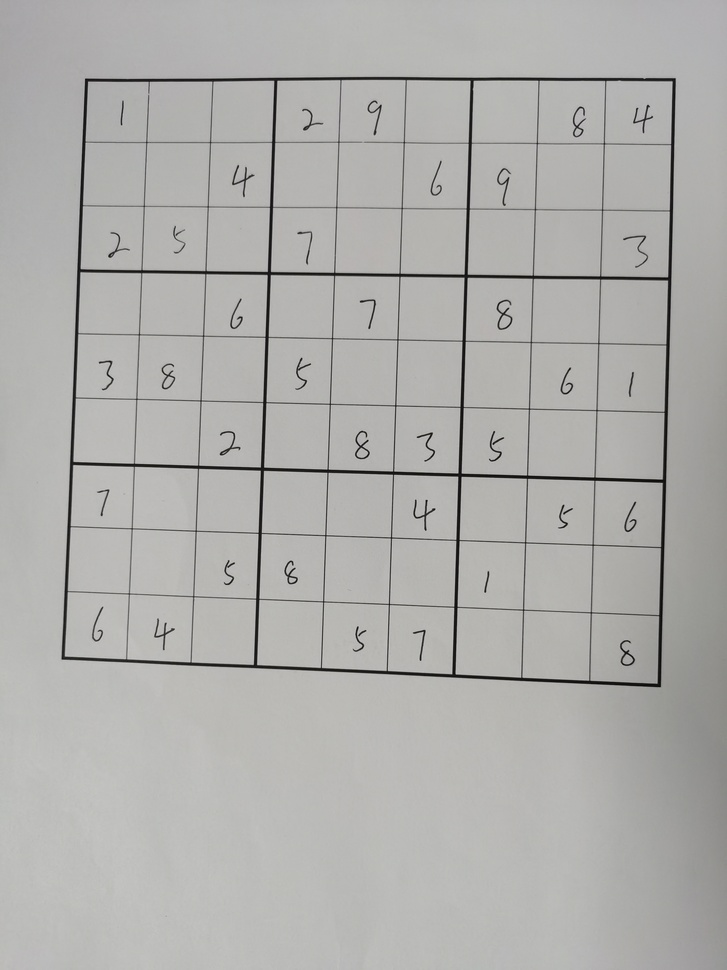
#> input picture img/1-1.jpg, 727 x 970 px, shrunk from 2736 x 3648 before the run
$ python -i puzzle.py   (imports and definitions only)
#> lines starting #> are read from the running program, lines starting #| are printed output that depends on the picture; after the words box and inside, x2 and y2 are one past the last pixel; in counts of white or black regions, pixels touching at a corner belong together
#> further down, picture is the input picture: shape (970, 727, 3); mean B, G, R 172.4, 174.7, 175.3
# import the necessary packages
from imutils.perspective import four_point_transform
from skimage.segmentation import clear_border
import numpy as np
import imutils
import cv2


def find_puzzle(image, debug=False):
    # convert the image to grayscale and blur it slightly
#> called with debug = False
    gray = cv2.cvtColor(image, cv2.COLOR_BGR2GRAY)
    blurred = cv2.GaussianBlur(gray, (7, 7), 3)
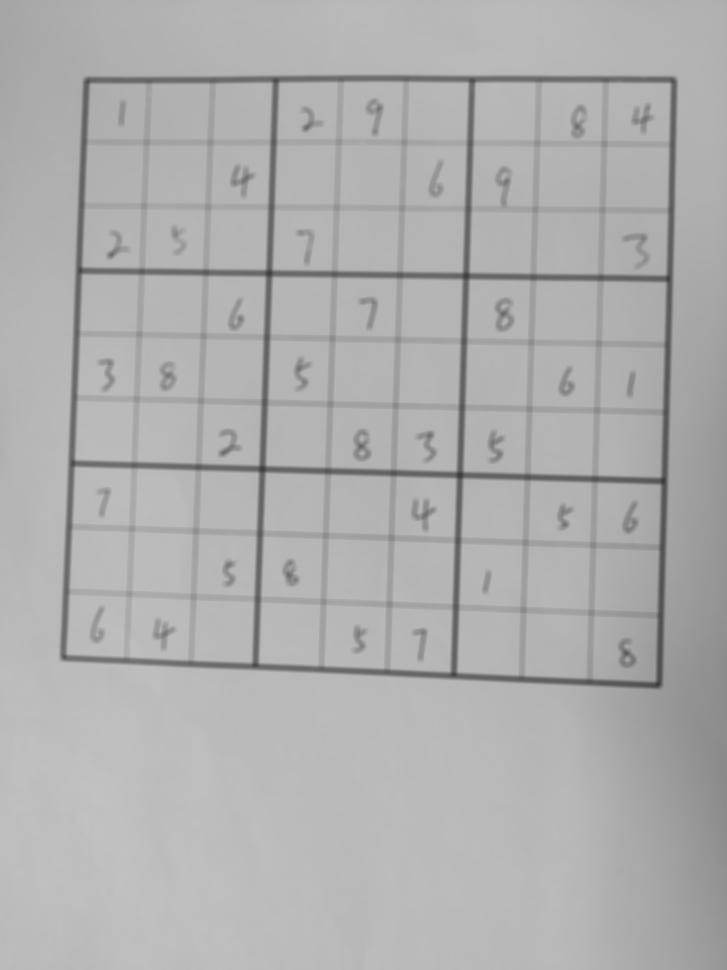
#> blurred: shape (970, 727); min 58, max 194, mean 174.7

    # apply adaptive thresholding and then invert the threshold map
    thresh = cv2.adaptiveThreshold(blurred, 255,
                                   cv2.ADAPTIVE_THRESH_GAUSSIAN_C, cv2.THRESH_BINARY, 11, 2)
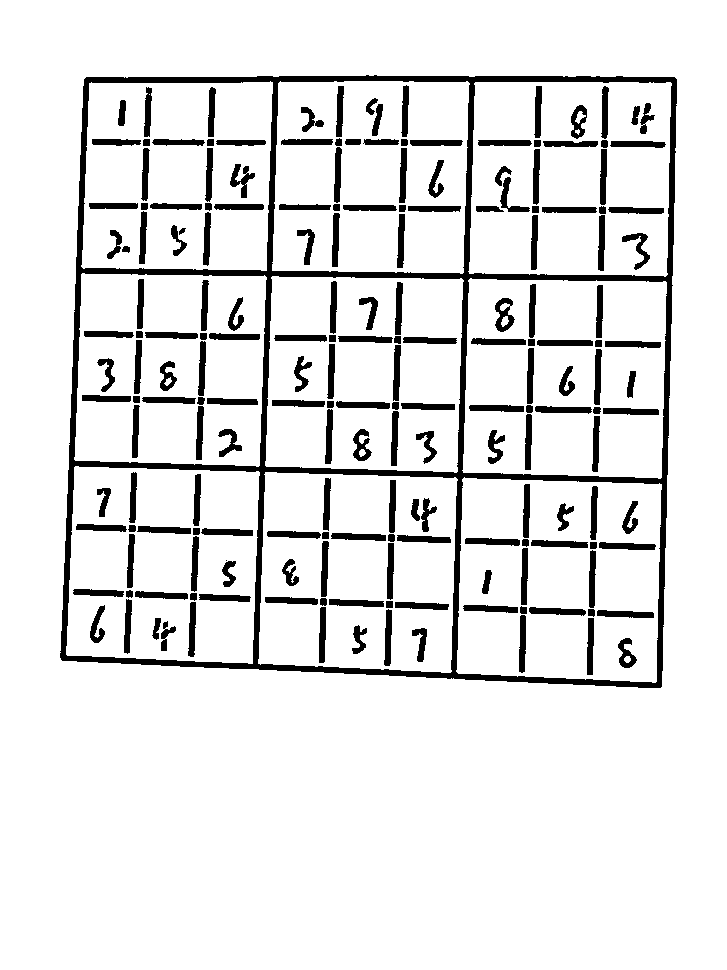
#> thresh: shape (970, 727); 89.7% white; 190 black regions (1 under 20 px), largest, box (x1, y1, x2, y2) and area: (60, 75, 677, 688) 26762, (495, 298, 515, 332) 358, (531, 540, 588, 548) 349
    thresh = cv2.bitwise_not(thresh)
#> thresh: shape (970, 727); 10.3% white; 190 white regions (1 under 20 px)

    # check to see if we are visualizing each step of the image
    # processing pipeline (in this case, thresholding)
    if debug > 0:
        cv2.imshow("Puzzle Thresh", thresh)
        cv2.waitKey(0)

    # find contours in the thresholded image and sort them by size in
    # descending order
    cnts = cv2.findContours(thresh.copy(), cv2.RETR_EXTERNAL,
                            cv2.CHAIN_APPROX_SIMPLE)
#> cnts = 1 contour; box (x1, y1, x2, y2) and area: (60, 75, 677, 688) 356500
    # cv2.RETR_EXTERNAL=only search for outer-most contour
    # cv2.CHAIN_APPROX_SIMPLE=zip the contour info to only the vertices
    # (e.g. a rectangle contour=4 vertices, a triangle contour=3 v.)
    cnts = imutils.grab_contours(cnts)
    cnts = sorted(cnts, key=cv2.contourArea, reverse=True)

    # initialize a contour that corresponds to the puzzle outline
    puzzleCnt = None

    # loop over the contours
    for c in cnts:
        # approximate the contour
        peri = cv2.arcLength(c, True)  # the contour circumstance, True indicates a closed contour
        approx = cv2.approxPolyDP(c, epsilon=0.02 * peri, closed=True)
        # if using new edge E directly connect the starting and ending point
        # (in this case, they are the same because of a closed contour),
        # results in a point P whose distance with respect to E is
        # larger than epsilon, then establish two edges E1, E2 by connecting
        # starting point and ending point with P. Recurse this operation until
        # the epsilon threshold is satisfied

        # if our approximated contour has four points (a rect in reduced form), then we can
        # assume we have found the outline of the puzzle
        if len(approx) == 4:
            puzzleCnt = approx
            break
#> this loop made 1 pass
#> (peri, puzzleCnt) on pass 1: (2428.3, [[86, 77], [61, 659], [660, 687], [676, 79]])

    # if the puzzle contour is empty then our script could not find
    # the outline of the sudoku puzzle so raise an error
    if puzzleCnt is None:
        raise Exception(("Could not find sudoku puzzle outline. "
                         "Try debugging your thresholding and contour steps."))

    # check to see if we are visualizing the outline of the detected
    # sudoku puzzle
    if debug > 0:
        # draw the contour of the puzzle on the image and then display
        # it to our screen for visualization/debugging purposes
        output = image.copy()
        cv2.drawContours(output, [puzzleCnt], -1, (0, 255, 0), 2)
        cv2.imshow("Puzzle Outline", output)
        cv2.waitKey(0)

    # apply a four point perspective transform to both the original
    # image and grayscale image to obtain a top-down birds eye view
    # of the puzzle
    puzzle = four_point_transform(image, puzzleCnt.reshape(4, 2))
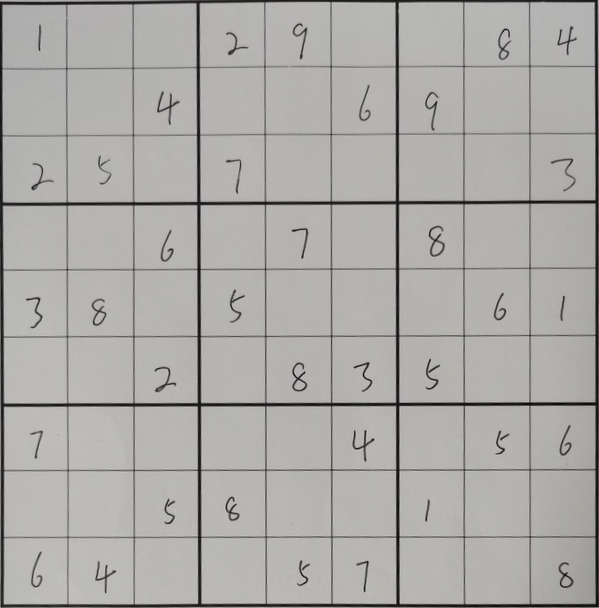
#> puzzle: shape (608, 599, 3); mean B, G, R 168, 170.5, 171.3
    warped = four_point_transform(gray, puzzleCnt.reshape(4, 2))
    # the np.reshape function is used because the original contour array is of
    # dim=(n, 1, 2): n for n vertices, 2 for 2-d picture, looks like
    # [[[1, 2]], [[0, 9]], [[1, 8]]],
    # after the approxPolyDP transformation it became (4, 1, 2)

    # check to see if we are visualizing the perspective transform
    if debug > 0:
        # show the output warped image (again, for debugging purposes)
        cv2.imshow("Puzzle Transform", puzzle)
        cv2.waitKey(0)

    # return a 2-tuple of puzzle in both RGB and grayscale
    return puzzle, warped


# [43 lines left out: function extract_digit, not called in this run]

>>> import cv2
>>> picture = cv2.imread('../../img/1-1.jpg')
>>> result = find_puzzle(picture)

$ run again, on img/1-2.jpg
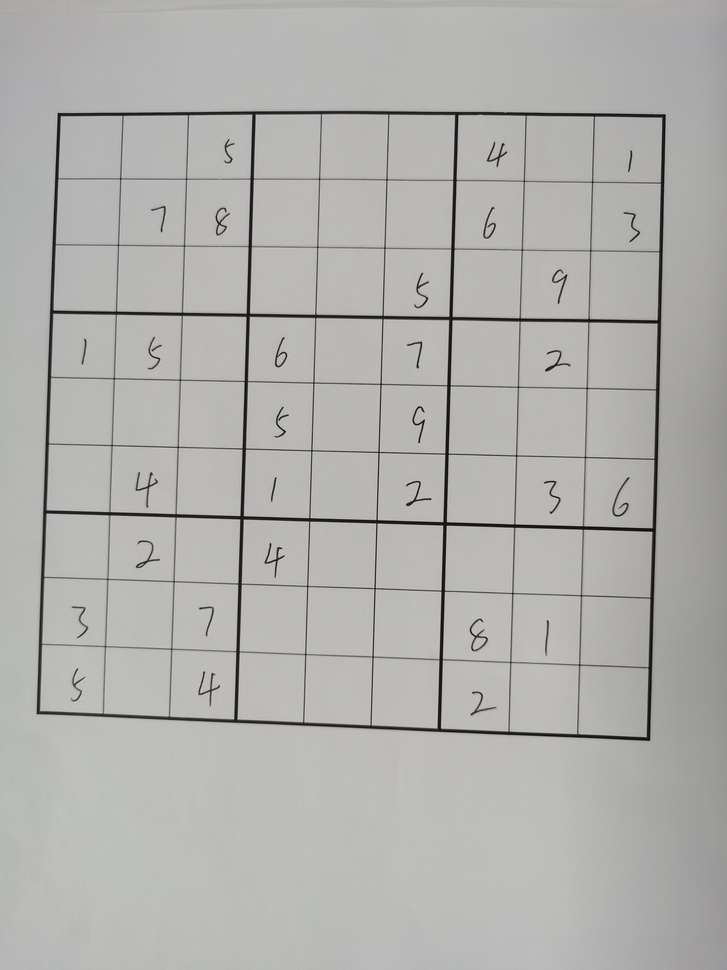
#> input picture img/1-2.jpg, 727 x 970 px, shrunk from 2736 x 3648 before the run
#> picture is the input picture: shape (970, 727, 3); mean B, G, R 174.2, 176.5, 176.8
#> in find_puzzle, `thresh = cv2.adaptiveThreshold(blurred, 255, cv2.ADAPTIVE_THRESH_GAUSS..`:
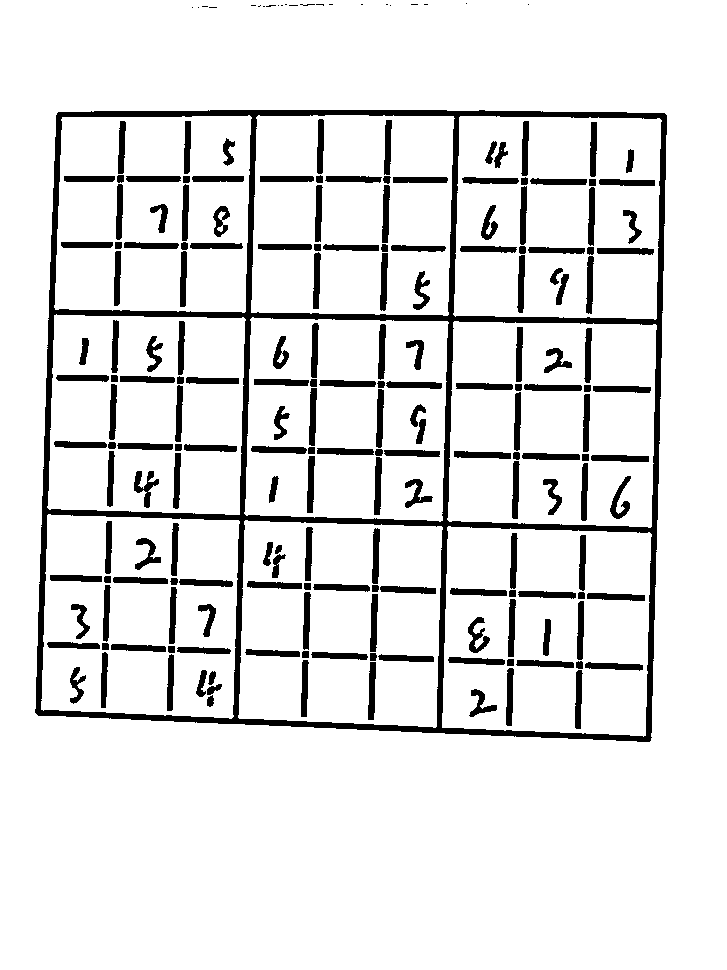
#> thresh: shape (970, 727); 89.6% white; 205 black regions (22 under 20 px), largest, box (x1, y1, x2, y2) and area: (35, 110, 667, 742) 27460, (134, 471, 159, 508) 374, (370, 594, 378, 652) 365
#> cnts = 23 contours, 22 with area under 20; largest, box (x1, y1, x2, y2) and area: (35, 110, 667, 742) 378470
#> the loop in find_puzzle, `for c in cnts:` made 1 pass
#> (peri, puzzleCnt) on pass 1: (2496.9, [[58, 112], [35, 712], [649, 741], [666, 115]])
#> in find_puzzle, `puzzle = four_point_transform(image, puzzleCnt.reshape(4, 2))`:
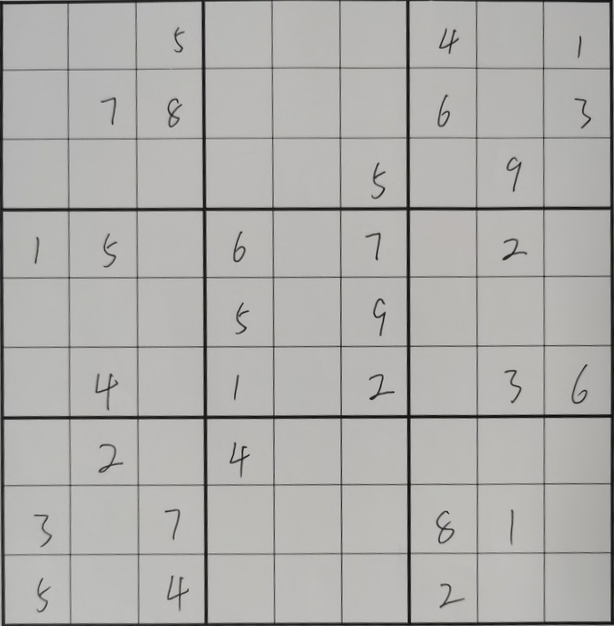
#> puzzle: shape (626, 614, 3); mean B, G, R 172.1, 174.5, 175.2

$ run again, on img/1-3.jpg
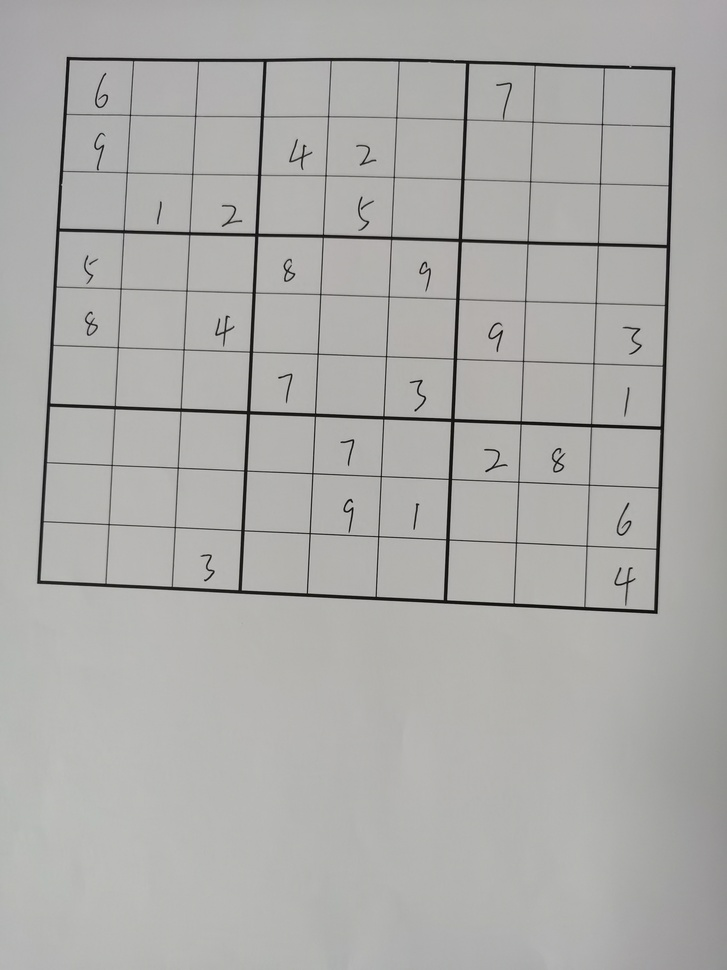
#> input picture img/1-3.jpg, 727 x 970 px, shrunk from 2736 x 3648 before the run
#> picture is the input picture: shape (970, 727, 3); mean B, G, R 169.8, 171.9, 172.5
#> in find_puzzle, `thresh = cv2.adaptiveThreshold(blurred, 255, cv2.ADAPTIVE_THRESH_GAUSS..`:
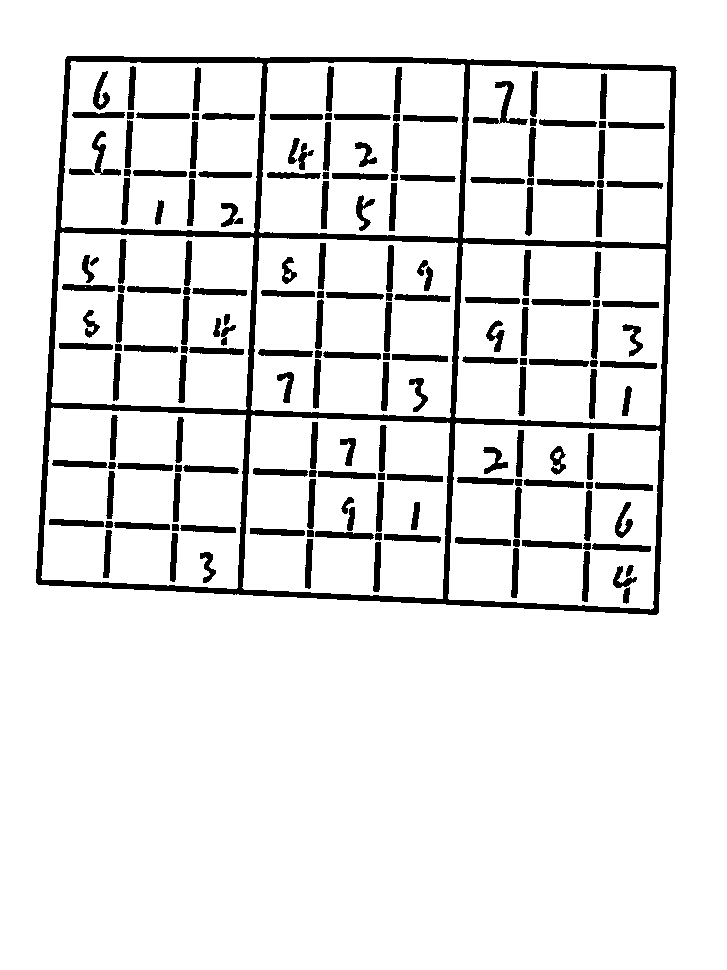
#> thresh: shape (970, 727); 90.4% white; 178 black regions, largest, box (x1, y1, x2, y2) and area: (36, 56, 677, 615) 25791, (473, 81, 528, 125) 582, (92, 131, 121, 176) 400
#> cnts = 1 contour; box (x1, y1, x2, y2) and area: (36, 56, 677, 615) 333386
#> the loop in find_puzzle, `for c in cnts:` made 1 pass
#> (peri, puzzleCnt) on pass 1: (2349.5, [[66, 57], [38, 584], [658, 612], [674, 66]])
#> in find_puzzle, `puzzle = four_point_transform(image, puzzleCnt.reshape(4, 2))`:
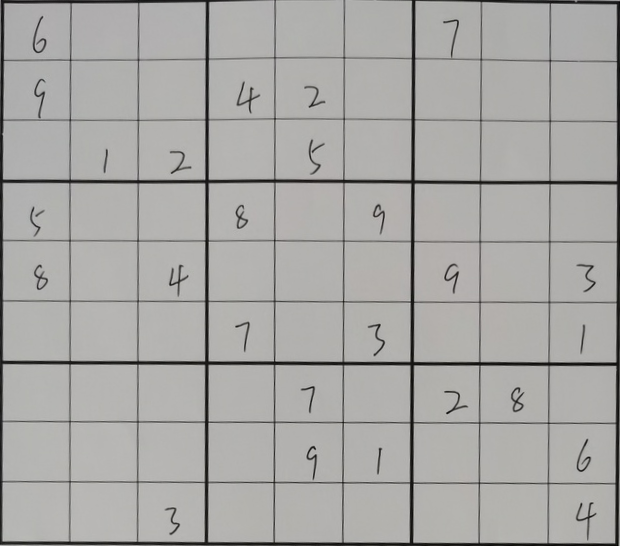
#> puzzle: shape (546, 620, 3); mean B, G, R 165.3, 167.5, 168.4

$ run again, on img/1-4.jpg
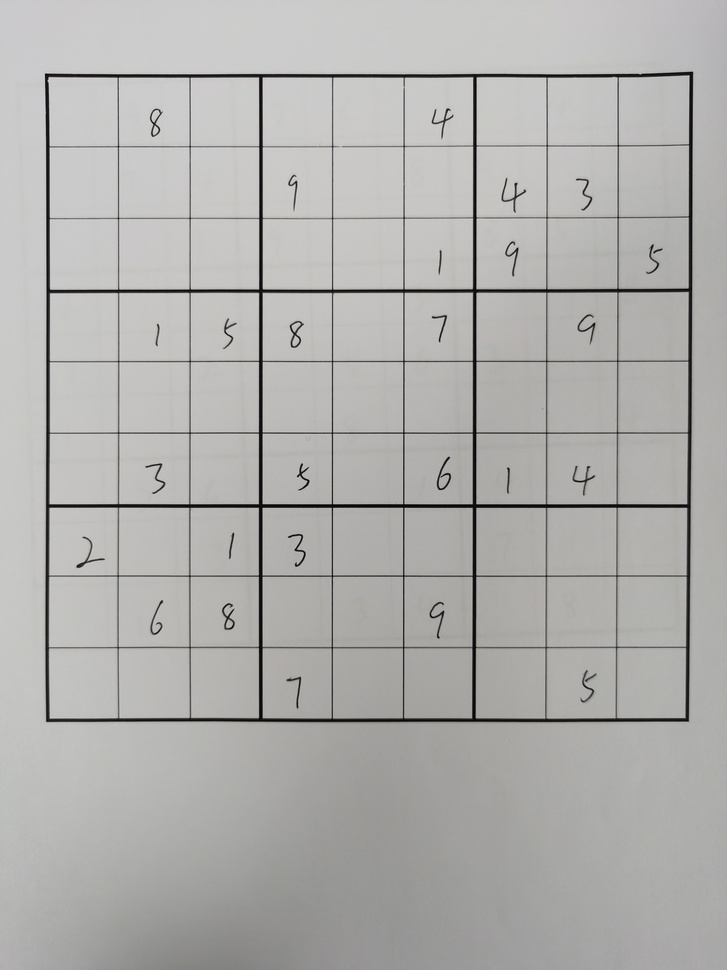
#> input picture img/1-4.jpg, 727 x 970 px, shrunk from 2736 x 3648 before the run
#> picture is the input picture: shape (970, 727, 3); mean B, G, R 173.9, 175.9, 176.5
#> in find_puzzle, `thresh = cv2.adaptiveThreshold(blurred, 255, cv2.ADAPTIVE_THRESH_GAUSS..`:
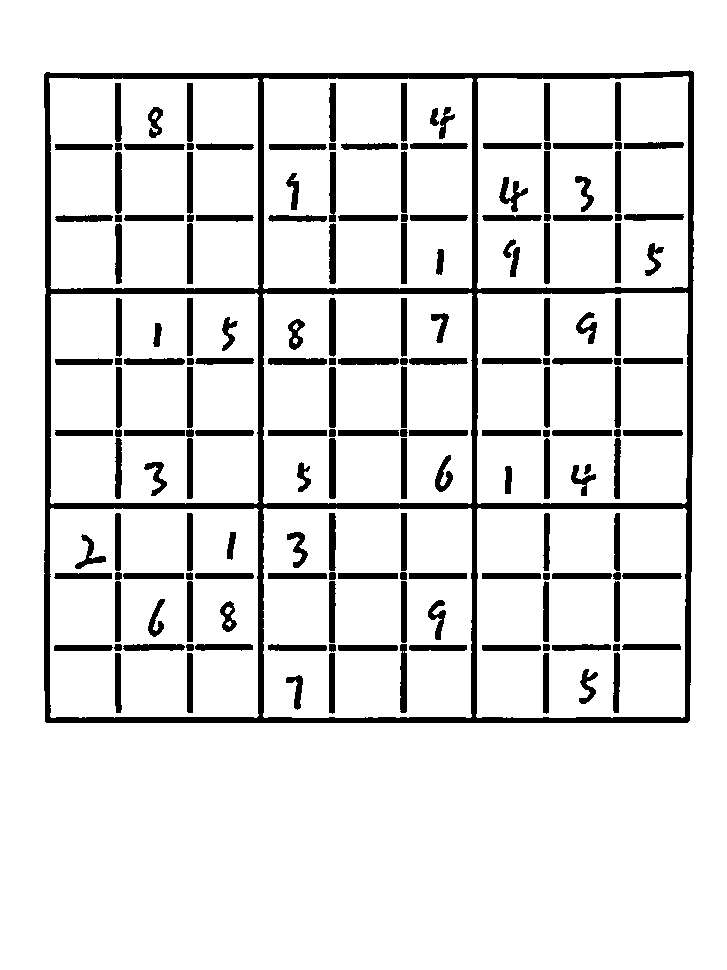
#> thresh: shape (970, 727); 89.1% white; 171 black regions, largest, box (x1, y1, x2, y2) and area: (44, 70, 694, 723) 29516, (400, 644, 407, 713) 440, (329, 152, 336, 222) 423
#> cnts = 1 contour; box (x1, y1, x2, y2) and area: (44, 70, 694, 723) 419857
#> the loop in find_puzzle, `for c in cnts:` made 1 pass
#> (peri, puzzleCnt) on pass 1: (2605.4, [[692, 71], [44, 74], [46, 722], [689, 720]])
#> in find_puzzle, `puzzle = four_point_transform(image, puzzleCnt.reshape(4, 2))`:
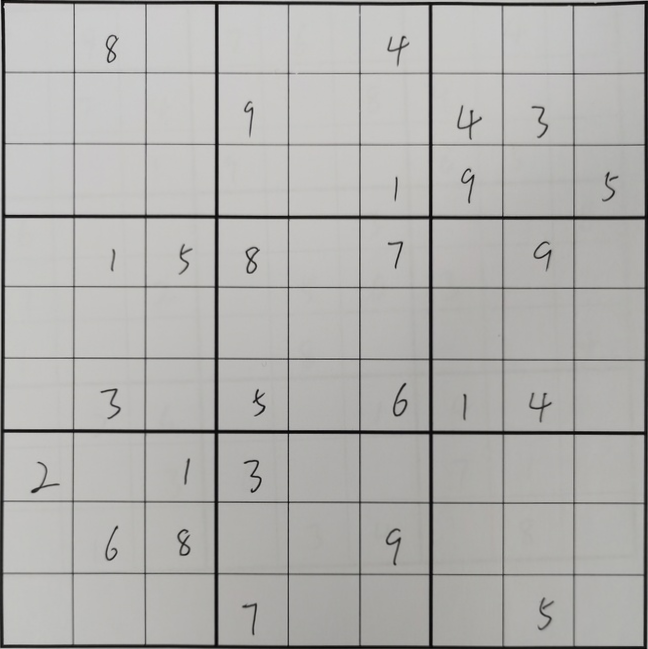
#> puzzle: shape (649, 648, 3); mean B, G, R 173.3, 175.7, 176.4
